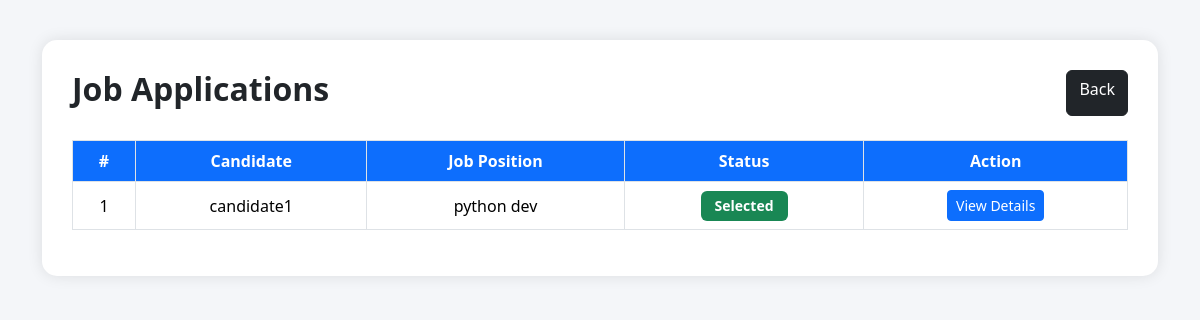
Page /applications/ on the earlier database version.
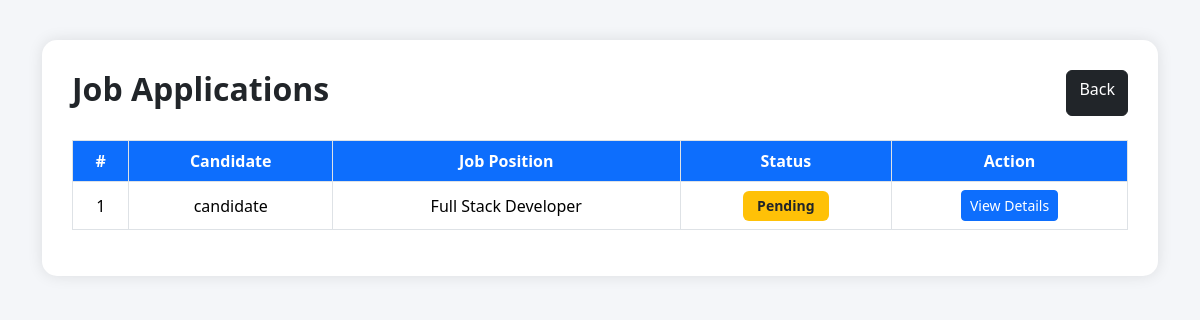
Same page on the later database version.
### app1/models.py (models this page shows, shortened)
class Application(models.Model):
  STATUS_CHOICES = (
    ('Pending','Pending'),
    ('Selected','Selected'),
    ('Rejected','Rejected'),
  )
  candidate = models.ForeignKey(User,on_delete=models.CASCADE)
  job = models.ForeignKey(Job,on_delete=models.CASCADE)
  phone = models.CharField(max_length=15)
  qualification = models.CharField(max_length=100)
  experience = models.CharField(max_length=100)
  skills = models.TextField()
  resume = models.FileField(upload_to='resume/')
  cover_letter = models.TextField()
  status = models.CharField(max_length=20,choices=STATUS_CHOICES,default='Pending')
  applied_date = models.DateTimeField(default=timezone.now)

class User(AbstractUser):
  is_admin=models.BooleanField('Is admin',default=False)
  is_candidate=models.BooleanField('Is candidate',default=False)
  is_recruiter=models.BooleanField('Is recruiter',default=False)

class Job(models.Model):
  position = models.CharField(max_length=100)
  company_name=models.CharField(max_length=100)
  description=models.TextField()
  details=models.TextField()

### app1/views.py (the view)
# urls.py: path("applications/",views.view_applications,name="view_applications"),
def view_applications(request):
  applications = Application.objects.all()
  return render(request,"view_applications.html",{"applications":applications})

### app1/templates/view_applications.html (shortened to what this page needs)
<!DOCTYPE html>
<html lang="en">
<head>
    <link href="https://cdn.jsdelivr.net/npm/bootstrap@5.3.3/dist/css/bootstrap.min.css" rel="stylesheet">
</head>
<body>
<div class="container container-box">
    <div class="table-container">
        <div class="d-flex justify-content-between mb-4">
            <h2>Job Applications</h2>
            <a href="{% url 'recruiter' %}" class="btn btn-dark">
                Back
            </a>
        </div>
        <table class="table table-bordered table-hover">
            <thead>
            <tr>
                <th>#</th>
                <th>Candidate</th>
                <th>Job Position</th>
                <th>Status</th>
                <th>Action</th>
            </tr>
            </thead>
            <tbody>
            {% for i in applications %}
            <tr>
                <td>{{ forloop.counter }}</td>
                <td>{{ i.candidate.username }}</td>
                <td>{{ i.job.position }}</td>
                <td>
                    {% if i.status == "Pending" %}
                        <span class="badge bg-warning text-dark">
                            Pending
                        </span>
                    {% elif i.status == "Selected" %}
                        <span class="badge bg-success">
                            Selected
                        </span>
                    {% elif i.status == "Rejected" %}
                        <span class="badge bg-danger">
                            Rejected
                        </span>
                    {% endif %}
                </td>
                <td>
                    <a href="{% url 'update_status' i.id %}"
                       class="btn btn-primary btn-sm">
                        View Details
                    </a>
                </td>
            </tr>
            {% endfor %}
            </tbody>
        </table>
    </div>
</div>
</body>
</html>

Differences in the rows shown:
removed Application: candidate.username "candidate1", job.position "python dev", status "Selected"
added Application: candidate.username "candidate", job.position "Full Stack Developer", status "Pending"
